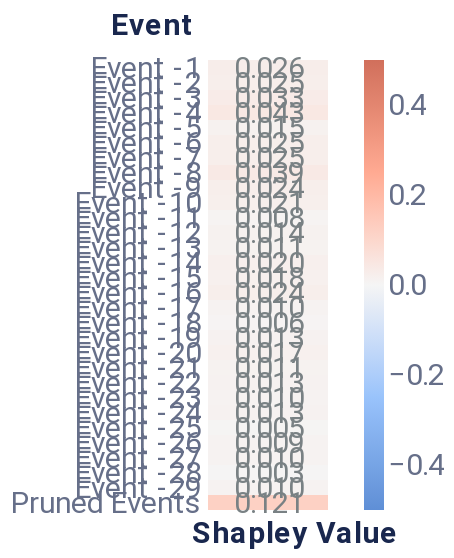

This figure's notebook cell:
### Code cell
event_plot

### Figure 1 — Vega-Lite specification as saved in the notebook (floating-point values rounded to 4 significant figures)
{"config": {"axis": {"domain": true, "domainColor": "#666F89", "grid": false, "gridCap": "round", "gridColor": "#B3B7C4", "gridDash": [2, 4], "gridWidth": 0.5, "labelColor": "#666F89", "labelFont": "Roboto, Arial, sans-serif", "labelPadding": 2, "tickColor": "#666F89", "tickOpacity": 0.5, "tickSize": 4, "titleColor": "#19274E", "titleFont": "Roboto, Arial, sans-serif", "titleFontSize": 12}, "axisBand": {"domain": true, "labelPadding": 4, "ticks": false}, "axisY": {"domain": false, "titleAlign": "left", "titleAngle": 0, "titleX": -20, "titleY": -10}, "legend": {"labelColor": "#666F89", "labelFont": "Roboto, Arial, sans-serif", "labelFontSize": 12, "symbolSize": 40, "titleColor": "#19274E", "titleFont": "Roboto, Arial, sans-serif", "titleFontSize": 12, "titlePadding": 4}, "arc": {"stroke": "#FFFFFF", "strokeWidth": 1}, "bar": {"fill": "#2770EB", "stroke": null}, "line": {"stroke": "#2770EB", "strokeWidth": 2}, "path": {"stroke": "#2770EB", "strokeWidth": 0.5}, "point": {"fill": "#2770EB", "shape": "circle", "filled": true}, "rect": {"fill": "#2770EB"}, "rule": {"stroke": "#666F89"}, "shape": {"stroke": "#2770EB"}, "text": {"color": "#19274E", "font": "Roboto, Arial, sans-serif", "fontSize": 12}, "range": {"category": ["#2770EB", "#77B98A", "#DA5252", "#FFC400", "#A87AEA", "#00A39E", "#19274E"], "diverging": ["#006360", "#2BB3AE", "#96D9D7", "#FFFFFF", "#EDAAAA", "#DA5252", "#811D1D"], "heatmap": ["#18448F", "#1B4EA5", "#2770EB", "#4C88EE", "#82ACF3", "#A6C4F7", "#E9F1FD"], "ramp": ["#18448F", "#1B4EA5", "#2770EB", "#4C88EE", "#82ACF3", "#A6C4F7", "#E9F1FD"]}, "background": "#FFFFFF", "group": {"fill": "#FFFFFF"}, "header": {"labelColor": "#19274E", "labelFont": "Roboto, Arial, sans-serif", "labelFontSize": 12, "titleColor": "#19274E", "titleFont": "Roboto, Arial, sans-serif", "titleFontSize": 16}, "title": {"anchor": "start", "color": "#19274E", "font": "Roboto, Arial, sans-serif", "fontSize": 20, "fontWeight": "bold", "offset": 20, "subtitleColor": "#19274E", "subtitleFontSize": 16}, "view": {"continuousHeight": 300, "continuousWidth": 400, "stroke": "transparent"}}, "layer": [{"mark": "rect", "encoding": {"color": {"type": "quantitative", "field": "rounded", "legend": {"gradientLength": 225, "gradientThickness": 10, "labelFontSize": 15, "orient": "right"}, "scale": {"domain": [-0.5, 0.5], "range": ["#5f8fd6", "#99c3fb", "#f5f5f5", "#ffaa92", "#d16f5b"]}, "title": null}, "x": {"type": "ordinal", "axis": {"title": "Shapley Value", "titleFontSize": 15}, "field": "column"}, "y": {"type": "ordinal", "axis": {"domain": false, "labelFontSize": 15, "title": "Event", "titleFontSize": 15, "titleX": -49}, "field": "Feature", "sort": ["Event -1", "Event -2", "Event -3", "Event -4", "Event -5", "Event -6", "Event -7", "Event -8", "Event -9", "Event -10", "Event -11", "Event -12", "Event -13", "Event -14", "Event -15", "Event -16", "Event -17", "Event -18", "Event -19", "Event -20", "Event -21", "Event -22", "Event -23", "Event -24", "Event -25", "Event -26", "Event -27", "Event -28", "Event -29", "Pruned Events"]}}}, {"mark": {"type": "text", "align": "right", "baseline": "middle", "color": "#798184", "dx": 18, "fontSize": 15}, "encoding": {"text": {"type": "nominal", "field": "rounded_str"}, "x": {"type": "ordinal", "axis": {"domain": false, "labels": false, "title": "Shapley Value", "titleX": 43}, "field": "column"}, "y": {"type": "ordinal", "axis": {"domain": false, "labelFontSize": 15, "title": "Event", "titleFontSize": 15, "titleX": -49}, "field": "Feature", "sort": ["Event -1", "Event -2", "Event -3", "Event -4", "Event -5", "Event -6", "Event -7", "Event -8", "Event -9", "Event -10", "Event -11", "Event -12", "Event -13", "Event -14", "Event -15", "Event -16", "Event -17", "Event -18", "Event -19", "Event -20", "Event -21", "Event -22", "Event -23", "Event -24", "Event -25", "Event -26", "Event -27", "Event -28", "Event -29", "Pruned Events"]}}}], "data": {"name": "data-83ee5abc2f419a7db128d9a314e98ddd"}, "height": 225, "width": 60, "$schema": "https://vega.github.io/schema/vega-lite/v4.8.1.json", "datasets": {"data-83ee5abc2f419a7db128d9a314e98ddd": [{"Shapley Value": 0.02553, "Feature": "Event -1", "row": 1, "column": 1, "rounded": 0.026, "rounded_str": "0.026"}, {"Shapley Value": 0.025, "Feature": "Event -2", "row": 2, "column": 1, "rounded": 0.025, "rounded_str": "0.025"}, {"Shapley Value": 0.03335, "Feature": "Event -3", "row": 3, "column": 1, "rounded": 0.033, "rounded_str": "0.033"}, {"Shapley Value": 0.04312, "Feature": "Event -4", "row": 4, "column": 1, "rounded": 0.043, "rounded_str": "0.043"}, {"Shapley Value": 0.01498, "Feature": "Event -5", "row": 5, "column": 1, "rounded": 0.015, "rounded_str": "0.015"}, {"Shapley Value": 0.02548, "Feature": "Event -6", "row": 6, "column": 1, "rounded": 0.025, "rounded_str": "0.025"}, {"Shapley Value": 0.02454, "Feature": "Event -7", "row": 7, "column": 1, "rounded": 0.025, "rounded_str": "0.025"}, {"Shapley Value": 0.03927, "Feature": "Event -8", "row": 8, "column": 1, "rounded": 0.039, "rounded_str": "0.039"}, {"Shapley Value": 0.02439, "Feature": "Event -9", "row": 9, "column": 1, "rounded": 0.024, "rounded_str": "0.024"}, {"Shapley Value": 0.02102, "Feature": "Event -10", "row": 10, "column": 1, "rounded": 0.021, "rounded_str": "0.021"}, {"Shapley Value": 0.007921, "Feature": "Event -11", "row": 11, "column": 1, "rounded": 0.008, "rounded_str": "0.008"}, {"Shapley Value": 0.01449, "Feature": "Event -12", "row": 12, "column": 1, "rounded": 0.014, "rounded_str": "0.014"}, {"Shapley Value": 0.01078, "Feature": "Event -13", "row": 13, "column": 1, "rounded": 0.011, "rounded_str": "0.011"}, {"Shapley Value": 0.02015, "Feature": "Event -14", "row": 14, "column": 1, "rounded": 0.02, "rounded_str": "0.020"}, {"Shapley Value": 0.01821, "Feature": "Event -15", "row": 15, "column": 1, "rounded": 0.018, "rounded_str": "0.018"}, {"Shapley Value": 0.02445, "Feature": "Event -16", "row": 16, "column": 1, "rounded": 0.024, "rounded_str": "0.024"}, {"Shapley Value": 0.009966, "Feature": "Event -17", "row": 17, "column": 1, "rounded": 0.01, "rounded_str": "0.010"}, {"Shapley Value": 0.006017, "Feature": "Event -18", "row": 18, "column": 1, "rounded": 0.006, "rounded_str": "0.006"}, {"Shapley Value": 0.01251, "Feature": "Event -19", "row": 19, "column": 1, "rounded": 0.013, "rounded_str": "0.013"}, {"Shapley Value": 0.01704, "Feature": "Event -20", "row": 20, "column": 1, "rounded": 0.017, "rounded_str": "0.017"}, {"Shapley Value": 0.01146, "Feature": "Event -21", "row": 21, "column": 1, "rounded": 0.011, "rounded_str": "0.011"}, {"Shapley Value": 0.01298, "Feature": "Event -22", "row": 22, "column": 1, "rounded": 0.013, "rounded_str": "0.013"}, {"Shapley Value": 0.01023, "Feature": "Event -23", "row": 23, "column": 1, "rounded": 0.01, "rounded_str": "0.010"}, {"Shapley Value": 0.01308, "Feature": "Event -24", "row": 24, "column": 1, "rounded": 0.013, "rounded_str": "0.013"}, {"Shapley Value": 0.004966, "Feature": "Event -25", "row": 25, "column": 1, "rounded": 0.005, "rounded_str": "0.005"}, {"Shapley Value": 0.009465, "Feature": "Event -26", "row": 26, "column": 1, "rounded": 0.009, "rounded_str": "0.009"}, {"Shapley Value": 0.01005, "Feature": "Event -27", "row": 27, "column": 1, "rounded": 0.01, "rounded_str": "0.010"}, {"Shapley Value": 0.003156, "Feature": "Event -28", "row": 28, "column": 1, "rounded": 0.003, "rounded_str": "0.003"}, {"Shapley Value": 0.009742, "Feature": "Event -29", "row": 29, "column": 1, "rounded": 0.01, "rounded_str": "0.010"}, {"Shapley Value": 0.1206, "Feature": "Pruned Events", "row": 30, "column": 1, "rounded": 0.121, "rounded_str": "0.121"}]}}
